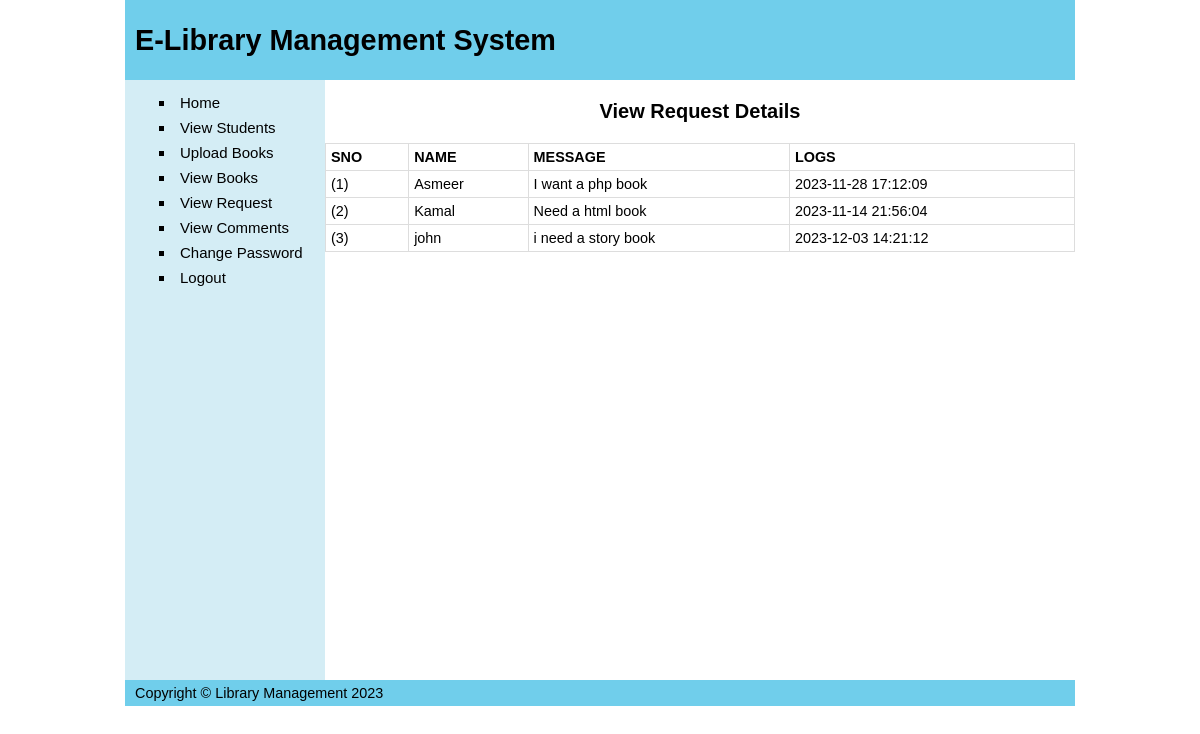
Screenshot of /view_req.php (signed in) with the database file from the repository.
### tables this page shows
CREATE TABLE `student` (
  `ID` int(11) NOT NULL,
  `NAME` varchar(150) NOT NULL,
  `PASSWORD` varchar(150) NOT NULL,
  `EMAIL` varchar(150) NOT NULL,
  `DEP` varchar(150) NOT NULL
);

CREATE TABLE `request` (
  `RID` int(11) NOT NULL,
  `ID` int(11) NOT NULL,
  `MESSAGE` text NOT NULL,
  `LOGS` datetime NOT NULL
);

### view_req.php (the view, shortened to what this page needs)
<?php
include "database.php";
?>
<!DOCTYPE html>
<html>
    <head>
        <link rel ="stylesheet" type="text/css" href="css/style.css">
        <body>
            <div id = "container">
                <div id = "header">
                    <h1>E-Library Management System</h1>
                </div>
                <div id = "wrapper">
                    <h3 id="heading">View Request Details</h3>
                    <?php
                        $sql = "SELECT student.NAME, request.MESSAGE, request.LOGS from student inner JOIN request on student.ID = request.RID";
                        $res = $db -> query($sql);
                        if($res ->num_rows>0){
                            echo "<table>
                                <tr>
                                    <th>SNO</th>
                                    <th>NAME</th>
                                    <th>MESSAGE</th>
                                    <th>LOGS</th>
                                </tr>
                            ";
                            $i = 0;
                            while ($row=$res -> fetch_assoc())
                            {
                                $i++;
                                echo "<tr>";
                                echo "<td>($i)</td>";
                                echo "<td>{$row["NAME"]}</td>";
                                echo "<td>{$row["MESSAGE"]}</td>";
                                echo "<td>{$row["LOGS"]}</td>";
                            }
                            echo "</table>";
                        }
                        else
                        {
                            echo "<p class ='error'> No Student Record Found</p>";
                        }
                    ?>
                        </div>
                <div id = "navi">
                    <?php
                        include "adminBar.php"
                        ?>
                </div>
                <div id = "footer">
                    <p>Copyright &copy; Library Management 2023</p>
                </div>
            </div>
        </body>
    </head>
</html>

### css/style.css (style rules this page uses)
html,body { margin: 0; padding: 0; }
body { font: 90% calibri, sans-serif; text-align: center; }
div#header { background-color: #70ceeb; }
div#header h1 { height: 80px; line-height: 80px; margin: 0; padding-left: 10px; }
div#container { height: auto; width: 950px; margin: 0 auto; text-align: left; }
div#wrapper { float: right; width: 750px; }
div#wrapper h3 { font-size: 20px; }
div#navi { float: left; height: 600px; width: 200px; background: #d4edf5; }
div#footer { clear:both; width: 100%; background: #70ceeb; }
div#footer p { margin: 0; padding: 5px 10px; }
p { margin: 0 10px 10px; }
#heading { text-align: center; }
table { width: 100%; border-collapse: collapse; }
table td, table th { border: 1px solid #ddd; padding: 5px; }

### rows the page displays
student: NAME "Asmeer", request.MESSAGE "I want a php book", request.LOGS "2023-11-28 17:12:09"
student: NAME "Kamal", request.MESSAGE "Need a html book", request.LOGS "2023-11-14 21:56:04"
student: NAME "john", request.MESSAGE "i need a story book", request.LOGS "2023-12-03 14:21:12"
